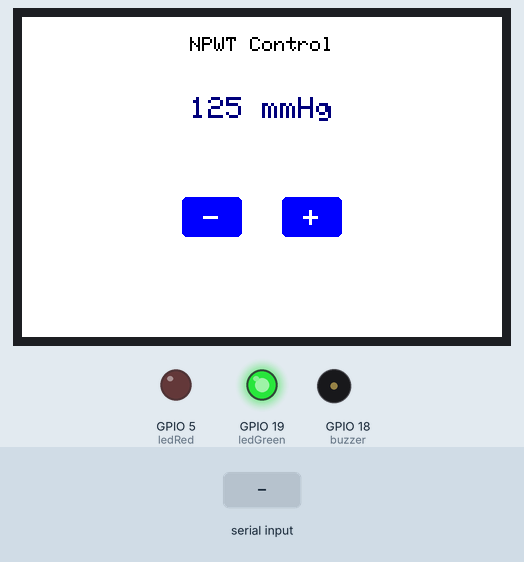
Simulated run of this sketch. Board: ESP32. Shown: 480×320 colour display, output pins drawn as LEDs (lit = HIGH), buzzer (waves = sounding). The inputs (shaded band) are chosen by the test bench.

Above: at 1.5 s.
1.6 s: "90,45\n" received over Serial
At 3.6 s:
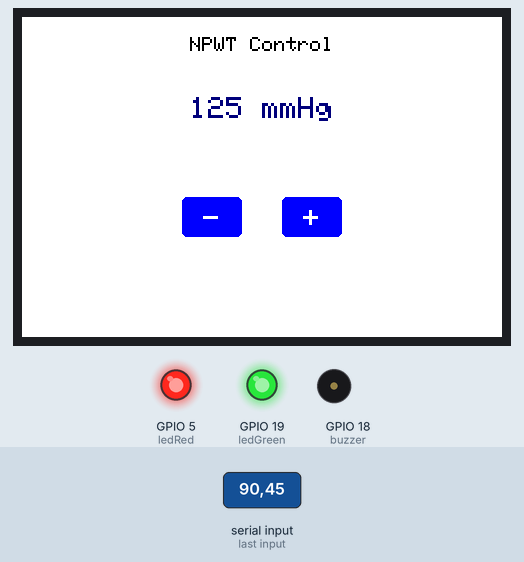
4.1 s: "200\n" received over Serial
At 5.9 s:
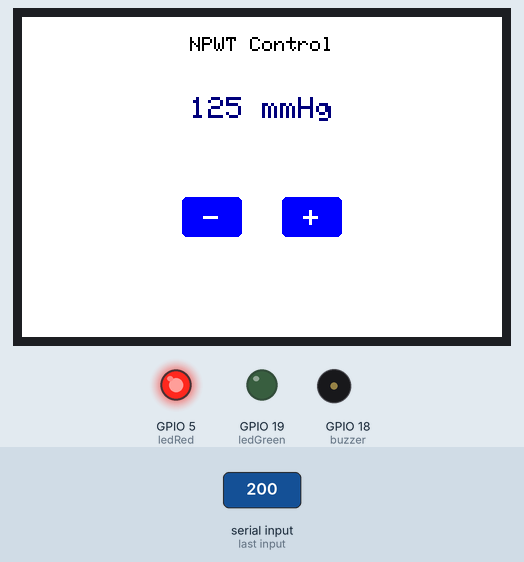
8.6 s: "30,150\n" received over Serial
At 10.2 s:
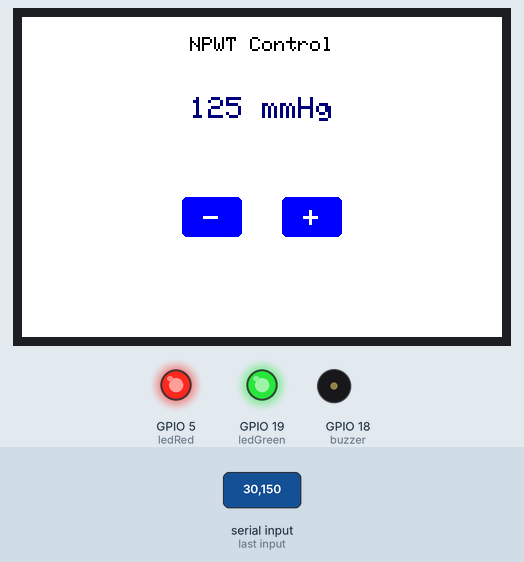
Timing chart, 0 to 11.7 s (numbered marks = the images above; inputs shaded):
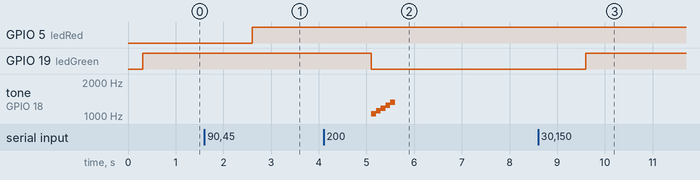

The sketch:

integrate_display_buzzer_led.ino
```cpp
#include <SPI.h>
#include <TFT_eSPI.h>
#include <XPT2046_Touchscreen.h>

TFT_eSPI tft = TFT_eSPI();

// Touchscreen pins
#define XPT2046_IRQ 36
#define XPT2046_MOSI 32
#define XPT2046_MISO 39
#define XPT2046_CLK 25
#define XPT2046_CS 33

SPIClass touchscreenSPI = SPIClass(VSPI);
XPT2046_Touchscreen touchscreen(XPT2046_CS, XPT2046_IRQ);

// Screen dimensions
#define SCREEN_WIDTH 480
#define SCREEN_HEIGHT 320

// Button dimensions and positions
#define BUTTON_WIDTH 60
#define BUTTON_HEIGHT 40
#define BUTTON_SPACING 20

// Define colors
#define BACKGROUND TFT_WHITE
#define BUTTON_COLOR TFT_BLUE
#define TEXT_COLOR TFT_BLACK
#define VALUE_COLOR TFT_NAVY

// Pressure control
int targetPressure = 125; // Starting pressure in mmHg
const int pressureStep = 5; // Increment/decrement by 5 mmHg
const int minPressure = 50;
const int maxPressure = 200;

// Button coordinates
struct Button {
    int x;
    int y;
    int width;
    int height;
    const char* text;
};

// Define buttons
Button minusBtn = {160, 180, BUTTON_WIDTH, BUTTON_HEIGHT, "-"};
Button plusBtn = {260, 180, BUTTON_WIDTH, BUTTON_HEIGHT, "+"};

// buzzer
const int buzzer = 18;
bool isBuzzing = false;
unsigned long previousMillis = 0;
const long interval = 500;

// led
const int ledRed = 5;
const int ledGreen = 19;
bool pump_state = true;

// Function to draw a button
void drawButton(Button btn, uint16_t color) {
    tft.fillRoundRect(btn.x, btn.y, btn.width, btn.height, 5, color);
    tft.setTextColor(TFT_WHITE);
    tft.setTextSize(3);
    tft.drawCentreString(btn.text, btn.x + btn.width/2, btn.y + btn.height/4, 1);
}

// Function to draw the main interface
void drawInterface() {
    // Clear screen
    tft.fillScreen(BACKGROUND);

    // Draw title
    tft.setTextColor(TEXT_COLOR);
    tft.setTextSize(2);
    tft.drawCentreString("NPWT Control", SCREEN_WIDTH/2, 20, 1);

    // Draw pressure value
    tft.setTextColor(VALUE_COLOR);
    tft.setTextSize(3);
    String pressureText = String(targetPressure) + " mmHg";
    tft.drawCentreString(pressureText, SCREEN_WIDTH/2, 80, 1);

    // Draw buttons
    drawButton(minusBtn, BUTTON_COLOR);
    drawButton(plusBtn, BUTTON_COLOR);
}

// Function to check if a point is within a button
bool isButtonPressed(Button btn, int x, int y) {
    return (x >= (btn.x) && x <= (btn.x + btn.width) &&
            y >= (btn.y - 85) && y <= (btn.y + btn.height - 85));
}

// Function to update pressure value
void updatePressure(int change) {
    int newPressure = targetPressure + change;
    if (newPressure >= minPressure && newPressure <= maxPressure) {
        targetPressure = newPressure;
        // Update pressure display
        tft.fillRect(140, 70, 200, 40, BACKGROUND); // Clear previous value
        tft.setTextColor(VALUE_COLOR);
        tft.setTextSize(3);
        String pressureText = String(targetPressure) + " mmHg";
        tft.drawCentreString(pressureText, SCREEN_WIDTH/2, 80, 1);
    }
}

void control_buzzer(int rt_pressure){
  int threshold = rt_pressure-targetPressure;
  if(threshold > 10){
    pump_state = false;
    isBuzzing = true;
    digitalWrite(ledRed, HIGH);
    digitalWrite(ledGreen, LOW);
    }
  else if(threshold < -10){
    pump_state = true;
    isBuzzing = false;
    noTone(buzzer);
    digitalWrite(ledRed, HIGH);
    }
  else{
    pump_state = true;
    isBuzzing = false;
    noTone(buzzer);
    digitalWrite(ledRed, LOW);
   }

  if (isBuzzing) {                    // If isBuzzing is true, play the tone sequence
    unsigned long currentMillis = millis();
    if(currentMillis - previousMillis >= interval){
      previousMillis = currentMillis;
      tone(buzzer, 1046.5);
      delay(100);
      tone(buzzer, 1108.73);
      delay(100);
      tone(buzzer, 1174.66);
      delay(100);
      tone(buzzer, 1244.51);
      delay(100);
      tone(buzzer, 1318.51);
      delay(100);
      noTone(buzzer);
    }
  }

  }

void setup() {
    Serial.begin(115200);

    // Initialize touchscreen
    touchscreenSPI.begin(XPT2046_CLK, XPT2046_MISO, XPT2046_MOSI, XPT2046_CS);
    touchscreen.begin(touchscreenSPI);
    touchscreen.setRotation(1);

    // Initialize display
    tft.init();
    tft.setRotation(1);

    pinMode(buzzer, OUTPUT);
    pinMode(ledRed, OUTPUT);
    pinMode(ledGreen, OUTPUT);

    // Draw initial interface
    drawInterface();

}

void loop() {
    if(Serial.available()>0){
      String bmp_pressure = Serial.readString(); //ini dihapus aja kalo udah ada bmp
      int rt_pressure = bmp_pressure.toInt(); // rt_pressure ambil dari nilai bmp, rt = real time
      control_buzzer(rt_pressure);
      }

    if(pump_state){  //pump state: kondisi pompa. kalo false: pompa mati
      digitalWrite(ledGreen, HIGH);
      }
    else{
      digitalWrite(ledGreen, LOW);
      }

    if (touchscreen.tirqTouched() && touchscreen.touched()) {
        TS_Point p = touchscreen.getPoint();

        // Using calibrated mapping values
        int touchX = map(p.x, 400, 3600, 1, 480);  // Adjusted X mapping
        int touchY = map(p.y, 400, 3600, 1, 320);  // Adjusted Y mapping

        // Debug - print touch coordinates
        Serial.print("X = ");
        Serial.print(touchX);
        Serial.print(" | Y = ");
        Serial.println(touchY);

        if (isButtonPressed(minusBtn, touchX, touchY)) {
            updatePressure(pressureStep);
            delay(200); // Debounce
        }
        else if (isButtonPressed(plusBtn, touchX, touchY)) {
            updatePressure(-pressureStep);
            delay(200); // Debounce
        }
    }
}
```

Measured:
- after the input at 1.6 s, GPIO 5 (ledRed): LOW → HIGH after 1.0 s
- after the input at 4.1 s, GPIO 19 (ledGreen): HIGH → LOW after 1.0 s; tone on GPIO 18 (buzzer): plays 1046 Hz for 0.10 s, 1108 Hz for 0.10 s, 1174 Hz for 0.10 s, 1244 Hz for 0.10 s, 1318 Hz for 0.10 s, starting after 1.0 s
- after the input at 8.6 s, GPIO 19 (ledGreen): LOW → HIGH after 1.0 s
